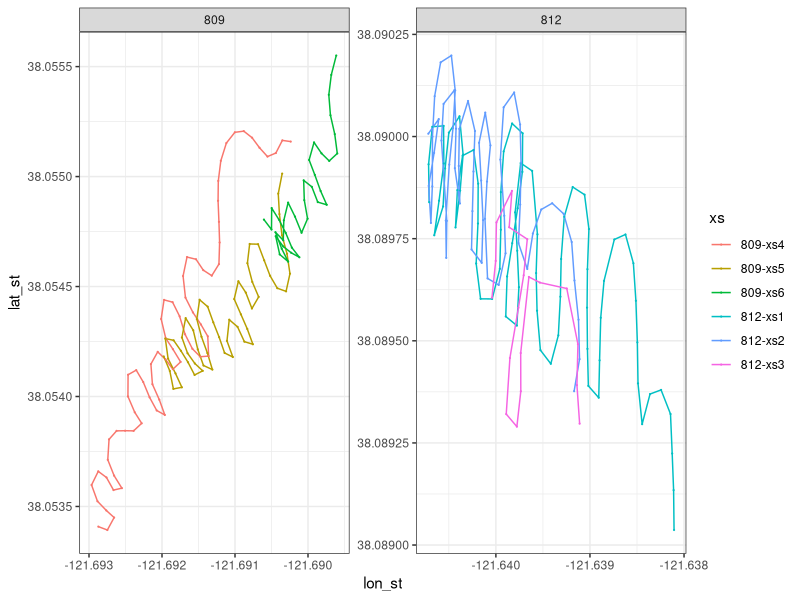
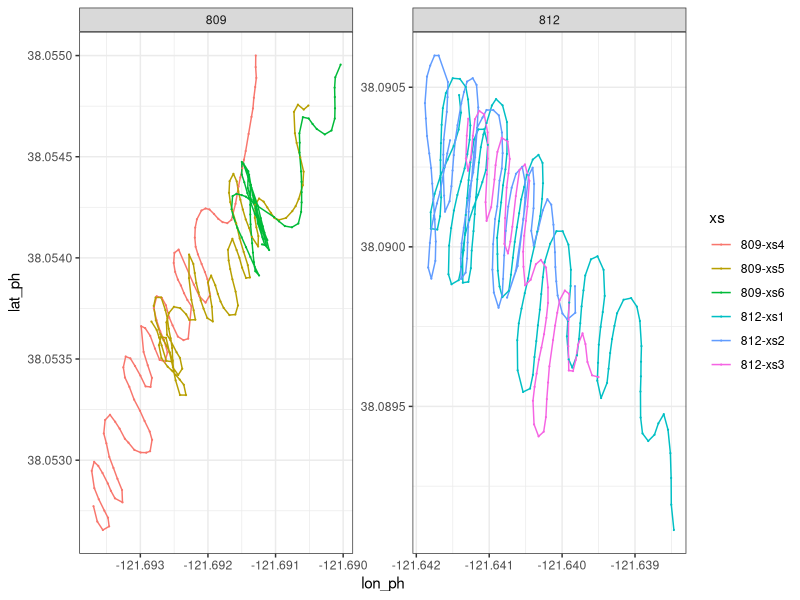
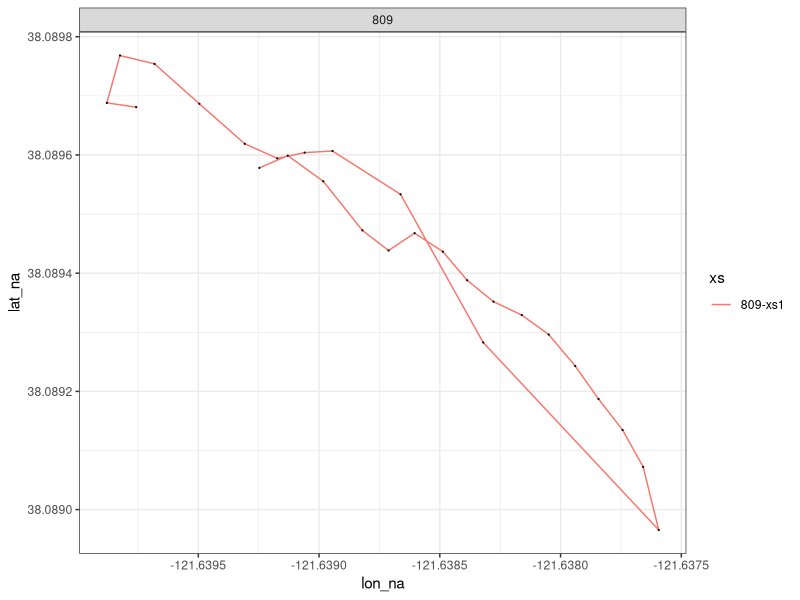
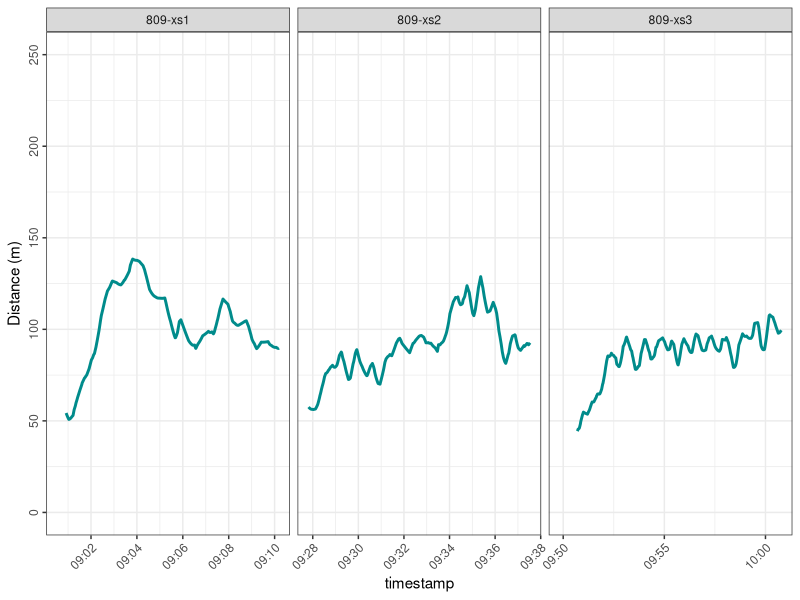
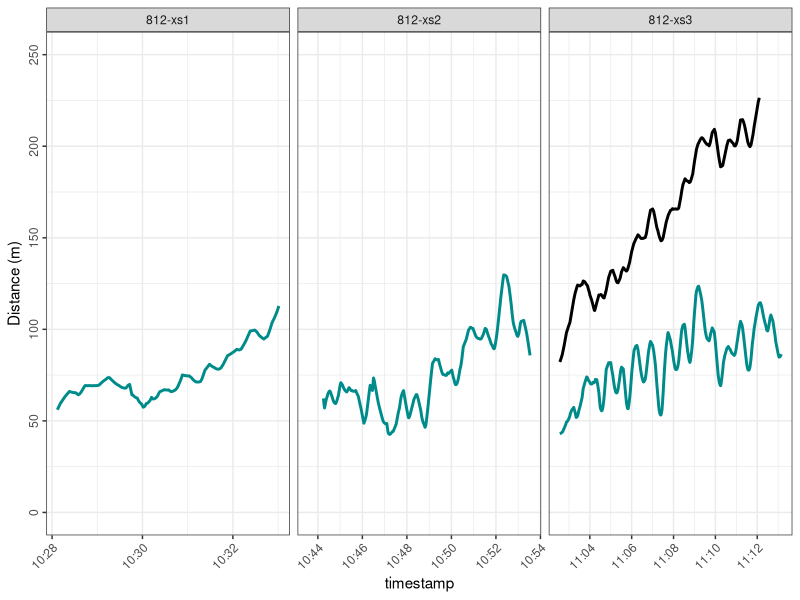
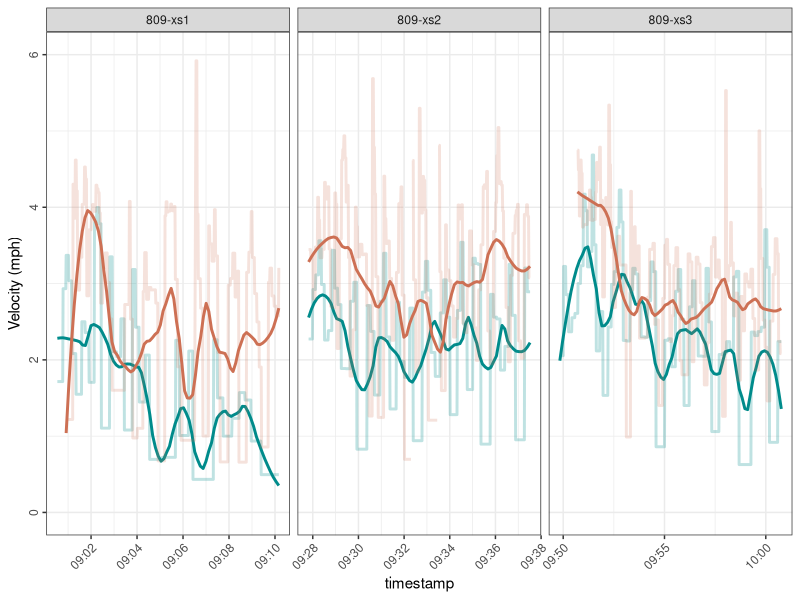
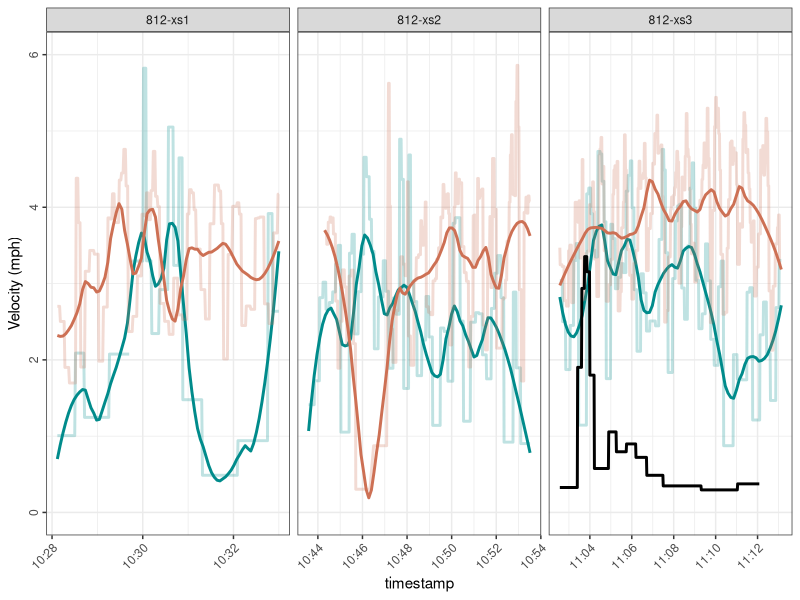
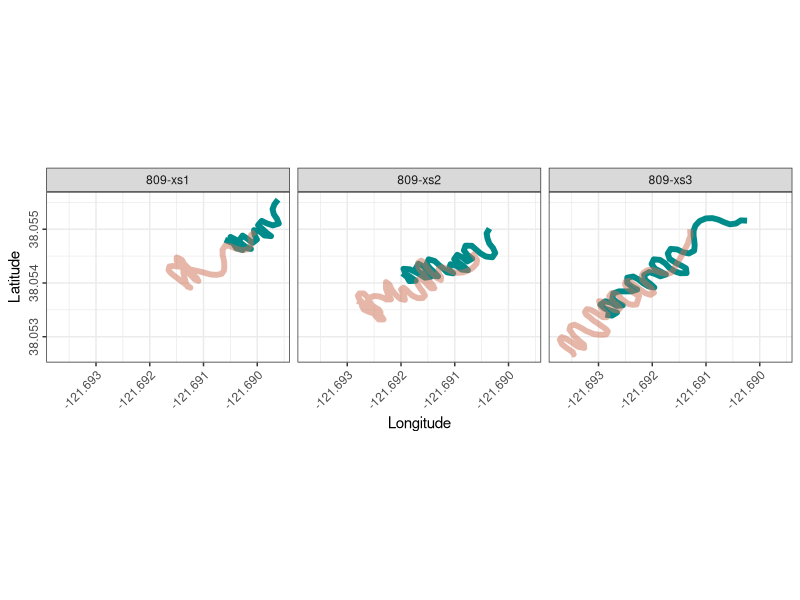

These charts were generated, in order, by the following R code:
library(tidyverse)
library(geosphere)
library(lubridate)
library(zoo)

# Import and compile GPS track data ---------------------------------------

## Stryker ----
stryker_startstop <- data.frame(boat = rep("stryker",6), 
                        site = c(rep("812", 3), rep("809", 3)),
                        start = c(7, 83, 145, 168, 238, 297), 
                        end = c(79, 141, 164, 234, 293, 334))

stryker = data.frame()
stryker_raw = data.frame()

for(xs in 1:nrow(stryker_startstop)){
  print(xs)
  
  temp <- read.csv("data/Survey01_20250108/RouteHistoryFullBkup_DWRBoat_Jan8.csv", 
                   skip = stryker_startstop[xs, "start"] - 1, nrow = stryker_startstop[xs, "end"] - stryker_startstop[xs, "start"], header = F)
  
  colnames(temp) = c("Junk", "lat", "lon", "datetime", "speed")
  
  temp$timestamp <- as.POSIXct(temp$datetime, format = "%Y-%m-%dT%H:%M:%SZ", tz = "America/Los_Angeles")

  # Convert the timestamp to a POSIXct object
  temp$timestamp <- ymd_hms(temp$timestamp, tz = "UTC")
  
  # Convert it to Pacific Time (PT)
  temp$timestamp <- with_tz(temp$timestamp, tzone = "America/Los_Angeles")
  
  
  complete_timestamps <- seq(min(temp$timestamp), max(temp$timestamp), by = "1 sec")
  
  merged_data <- data.frame(timestamp = complete_timestamps) %>%
    left_join(temp, by = "timestamp")
  
  interpolated_data <- merged_data %>%
    mutate(lat = na.approx(lat, rule = 2),
           lon = na.approx(lon, rule = 2))
  
  interpolated_data$xs <- paste0(stryker_startstop[xs, "site"], "-xs", xs)
  temp$xs <- paste0(stryker_startstop[xs, "site"], "-xs", xs)
  
  interpolated_data$site <- stryker_startstop[xs, "site"]
  temp$site = stryker_startstop[xs, "site"]
  
  stryker <- rbind(stryker, interpolated_data[, c("site", "xs", "timestamp", "lat", "lon")])
  stryker_raw <- rbind(stryker_raw, temp)
  
  rm(temp, interpolated_data, merged_data)
}

stryker$boat = "Stryker"
colnames(stryker) <- c("site", "xs", "timestamp", "lat_st", "lon_st", "boat")

## Phantom ----
phantom_startstop <- data.frame(boat = rep("phantom", 6), 
                        site = c(rep("812", 3), rep("809", 3)),
                        start = c(7, 177, 292, 371, 486, 612), 
                        end = c(173, 288, 367, 482, 608, 697))

phantom = data.frame()
phantom_raw = data.frame()

for(xs in 1:nrow(phantom_startstop)){
  print(xs)
  
  temp <- read.csv("data/Survey01_20250108/20250108_RouteHistory_CFS.csv", 
                   skip = phantom_startstop[xs, "start"] - 1, nrow = phantom_startstop[xs, "end"] - phantom_startstop[xs, "start"], header = F)
  
  colnames(temp) = c("Junk", "lat", "lon", "datetime", "speed")
  
  temp$timestamp <- as.POSIXct(temp$datetime, format = "%Y-%m-%dT%H:%M:%SZ", tz = "America/Los_Angeles")
  # Convert the timestamp to a POSIXct object
  temp$timestamp <- ymd_hms(temp$timestamp, tz = "UTC")
  
  # Convert it to Pacific Time (PT)
  temp$timestamp <- with_tz(temp$timestamp, tzone = "America/Los_Angeles")
  complete_timestamps <- seq(min(temp$timestamp), max(temp$timestamp), by = "1 sec")
  
  merged_data <- data.frame(timestamp = complete_timestamps) %>%
    left_join(temp, by = "timestamp")
  
  interpolated_data <- merged_data %>%
    mutate(lat = na.approx(lat, rule = 2),
      lon = na.approx(lon, rule = 2))
  
  interpolated_data$xs <- paste0(phantom_startstop[xs, "site"], "-xs", xs)
  temp$xs <- paste0(phantom_startstop[xs, "site"], "-xs", xs)
  
  interpolated_data$site <- phantom_startstop[xs, "site"]
  temp$site = phantom_startstop[xs, "site"]
  
  phantom <- rbind(phantom, interpolated_data[, c("site", "xs", "timestamp", "lat", "lon")])
  phantom_raw <- rbind(phantom_raw, temp)
  
  rm(temp, interpolated_data, merged_data)
}

phantom$boat = "Phantom"
colnames(phantom) <- c("site", "xs", "timestamp", "lat_ph", "lon_ph", "boat")

## Scrutiny ---- now 
scrutiny_startstop <- data.frame(boat = rep("scrutiny", 1), 
                                site = c(rep("809", 1)),
                                start = c(7), 
                                end = c(34))

scrutiny = data.frame()
scrutiny_raw = data.frame()

for(xs in 1:nrow(scrutiny_startstop)){
  print(xs)
  
  temp <- read.csv("data/Survey01_20250108/RouteHistoryFullBkup_CDFW Jan8.csv", 
                   skip = scrutiny_startstop[xs, "start"] - 1, nrow = scrutiny_startstop[xs, "end"] - scrutiny_startstop[xs, "start"], header = F)
  
  colnames(temp) = c("Junk", "lat", "lon", "datetime", "speed")
  
  temp$timestamp <- as.POSIXct(temp$datetime, format = "%Y-%m-%dT%H:%M:%SZ", tz = "America/Los_Angeles")
  
   # Convert the timestamp to a POSIXct object
  temp$timestamp <- ymd_hms(temp$timestamp, tz = "UTC")
  
  # Convert it to Pacific Time (PT)
  temp$timestamp <- with_tz(temp$timestamp, tzone = "America/Los_Angeles")
  
  complete_timestamps <- seq(min(temp$timestamp), max(temp$timestamp), by = "1 sec")
  
  merged_data <- data.frame(timestamp = complete_timestamps) %>%
    left_join(temp, by = "timestamp")
  
  interpolated_data <- merged_data %>%
    mutate(lat = na.approx(lat, rule = 2),
           lon = na.approx(lon, rule = 2))
  
  interpolated_data$xs <- paste0(scrutiny_startstop[xs, "site"], "-xs", xs)
  temp$xs <- paste0(scrutiny_startstop[xs, "site"], "-xs", xs)
  
  interpolated_data$site <- scrutiny_startstop[xs, "site"]
  temp$site = scrutiny_startstop[xs, "site"]
  
  scrutiny <- rbind(scrutiny, interpolated_data[, c("site", "xs", "timestamp", "lat", "lon")])
  scrutiny_raw <- rbind(scrutiny_raw, temp)
  
  rm(temp, interpolated_data, merged_data)
}

scrutiny$boat = "Scrutiny"
colnames(scrutiny) <- c("site", "xs", "timestamp", "lat_na", "lon_na", "boat")

## Merge vessel tracks ----

vessels <- merge(merge(stryker, 
                       phantom[, c("timestamp", "lat_ph", "lon_ph")], by = "timestamp", all.x = T),
                 scrutiny[, c("timestamp", "lat_na", "lon_na")], by = "timestamp", all.x = T) 

xs_lookup <- data.frame(xs = c("809-xs6", "809-xs5", "809-xs4", "812-xs3", "812-xs2", "812-xs1"),
                              xs_cor = c("809-xs1", "809-xs2", "809-xs3", "812-xs1", "812-xs2", "812-xs3"))

vessels <- merge(vessels, xs_lookup, by = "xs", all.x = T)

# Visualize tracks --------------------------------------------------------

ggplot(stryker, aes(x = lon_st, y = lat_st, color = xs)) + 
  geom_path() + theme_bw() + 
  geom_point(data = stryker_raw, aes(x = lon, y = lat), size = .1) +
  facet_wrap(site ~ ., scales = "free")

ggplot(phantom, aes(x = lon_ph, y = lat_ph, color = xs)) + 
  geom_path() + theme_bw() + 
  geom_point(data = phantom_raw, aes(x = lon, y = lat), size = .1) +
  facet_wrap(site ~ ., scales = "free")

ggplot(scrutiny, aes(x = lon_na, y = lat_na, color = xs)) + 
  geom_path() + theme_bw() + 
  geom_point(data = scrutiny_raw, aes(x = lon, y = lat), color = "black", size = .1) +
  facet_wrap(site ~ ., scales = "free")

# Calculate vessel spacing ------------------------------------------------

vessels$stryker2phantom <- NA
vessels$scrutiny2phantom <- NA
vessels$stryker_velocity <- NA
vessels$phantom_velocity <- NA
vessels$scrutiny_velocity <- NA

for(i in 1:nrow(vessels)){
  print(i)
 
  # if(complete.cases(vessels[,c("lon_st", "lat_st", "lon_ph","lat_ph")])[i]){
    try(vessels[i,"stryker2phantom"] <- distm(c(vessels[i,"lon_st"], vessels[i,"lat_st"]), 
                                                  c(vessels[i,"lon_ph"], vessels[i,"lat_ph"]), 
                                                  fun = distHaversine))
  # }
  
  # if(complete.cases(vessels[,c("lon_na", "lat_na", "lon_ph","lat_ph")])[i]){
    try(vessels[i,"scrutiny2phantom"] <- distm(c(vessels[i,"lon_na"], vessels[i,"lat_na"]), 
                                          c(vessels[i,"lon_ph"], vessels[i,"lat_ph"]), 
                                          fun = distHaversine))
  # }
  
  # if(complete.cases(vessels[,c("lon_na", "lat_na", "lon_st","lat_st")])[i]){
    try(vessels[i,"stryker2scrutiny"] <- distm(c(vessels[i,"lon_na"], vessels[i,"lat_na"]), 
                                           c(vessels[i,"lon_st"], vessels[i,"lat_st"]), 
                                           fun = distHaversine))
  # }
  
  try(vessels[i,"stryker_velocity"] <- distm(c(vessels[i,"lon_st"], vessels[i,"lat_st"]), 
                                         c(vessels[i + 1,"lon_st"], vessels[i + 1,"lat_st"]), 
                                         fun = distHaversine) * 2.23693629)
  
  try(vessels[i,"phantom_velocity"] <- distm(c(vessels[i,"lon_ph"], vessels[i,"lat_ph"]), 
                                             c(vessels[i + 1,"lon_ph"], vessels[i + 1,"lat_ph"]), 
                                             fun = distHaversine) * 2.23693629)
  
  try(vessels[i,"scrutiny_velocity"] <- distm(c(vessels[i,"lon_na"], vessels[i,"lat_na"]), 
                                             c(vessels[i + 1,"lon_na"], vessels[i + 1,"lat_na"]), 
                                             fun = distHaversine) * 2.23693629)
      
  
}


# Plot vessel tracks, velocity, and spacing -------------------------------

(v_spacing_809 <- ggplot(vessels[vessels$xs_cor %in% c("809-xs1","809-xs2","809-xs3"),], 
       aes(x = timestamp, y = stryker2phantom)) + 
    geom_line(color = "cyan4", linewidth = 1) +
    geom_line(aes(y = scrutiny2phantom), linewidth = 1) +
  # geom_line(aes(y = stryker2scrutiny), color = "blue",linewidth = 1) + 
    theme_bw() + labs(y = "Distance (m)") + 
    theme(axis.text.x = element_text(angle = 45, hjust = 1),
          axis.text.y = element_text(angle = 90, hjust = .5)) +
    ylim(0,250) +
  facet_grid(. ~ xs_cor, scales = "free"))

(v_spacing_812 <- ggplot(vessels[vessels$xs_cor %in% c("812-xs1","812-xs2","812-xs3"),], 
                         aes(x = timestamp, y = stryker2phantom)) + 
    geom_line(color = "cyan4", linewidth = 1) +
    geom_line(aes(y = scrutiny2phantom), linewidth = 1) + 
    theme_bw() + labs(y = "Distance (m)") + 
    theme(axis.text.x = element_text(angle = 45, hjust = 1),
          axis.text.y = element_text(angle = 90, hjust = .5)) +
    ylim(0,250) +
    facet_grid(. ~ xs_cor, scales = "free"))

(v_velocity_809 <- ggplot(data = vessels[vessels$xs_cor %in% c("809-xs1","809-xs2","809-xs3") &
                               vessels$stryker_velocity < 10 & is.na(vessels$stryker_velocity) == F,],
                          aes(x = timestamp, y = stryker_velocity)) + 
    geom_line(color = "cyan4", linewidth = 1, alpha = .25) +
    geom_line(color = "cyan4", linewidth = 1, stat = "smooth", span = .25) +
    geom_line(data = vessels[vessels$xs_cor %in% c("809-xs1","809-xs2","809-xs3") &
                               vessels$phantom_velocity < 10 & is.na(vessels$phantom_velocity) == F, ],
              aes(y = phantom_velocity), color = "salmon3", linewidth = 1, alpha = .2) +
    geom_line(data = vessels[vessels$xs_cor %in% c("809-xs1","809-xs2","809-xs3") &
                               vessels$phantom_velocity < 10 & is.na(vessels$phantom_velocity) == F, ],
              aes(y = phantom_velocity), color = "salmon3", linewidth = 1, stat = "smooth", span = .25) +
    geom_line(data = vessels[vessels$xs_cor %in% c("809-xs1","809-xs2","809-xs3") &
                               vessels$scrutiny_velocity < 10 & is.na(vessels$scrutiny_velocity) == F, ],
              aes(y = scrutiny_velocity), linewidth = 1, alpha = .25) +
    theme_bw() + labs(y = "Velocity (mph)") + 
    theme(axis.text.x = element_text(angle = 45, hjust = 1),
          axis.text.y = element_text(angle = 90, hjust = .5)) +
    ylim(0, 6) +
    facet_grid(. ~ xs_cor, scales = "free"))

(v_velocity_812 <- ggplot(data = vessels[vessels$xs_cor %in% c("812-xs1","812-xs2","812-xs3") &
                                           vessels$stryker_velocity < 10 & is.na(vessels$stryker_velocity) == F,], 
                         aes(x = timestamp, y = stryker_velocity)) + 
    geom_line(color = "cyan4", linewidth = 1, alpha = .25) +
    geom_line(color = "cyan4", linewidth = 1, stat = "smooth", span = .25) +
    geom_line(data = vessels[vessels$xs_cor %in% c("812-xs1","812-xs2","812-xs3") &
                               vessels$phantom_velocity < 10 & is.na(vessels$phantom_velocity) == F, ],
              aes(y = phantom_velocity), color = "salmon3", linewidth = 1, alpha = .25) +
    geom_line(data = vessels[vessels$xs_cor %in% c("812-xs1","812-xs2","812-xs3") &
                               vessels$phantom_velocity < 10 & is.na(vessels$phantom_velocity) == F, ],
              aes(y = phantom_velocity), color = "salmon3", linewidth = 1, stat = "smooth", span = .25) +
    geom_line(data = vessels[vessels$xs_cor %in% c("812-xs1","812-xs2","812-xs3") &
                        vessels$scrutiny_velocity < 10 & is.na(vessels$scrutiny_velocity) == F, ],
              aes(y = scrutiny_velocity), linewidth = 1) +
    theme_bw() + labs(y = "Velocity (mph)") + 
    theme(axis.text.x = element_text(angle = 45, hjust = 1),
          axis.text.y = element_text(angle = 90, hjust = .5)) +
    ylim(0, 6) +
    facet_grid(. ~ xs_cor, scales = "free"))


(v_tracks_809 <- ggplot(vessels[vessels$xs_cor %in% c("809-xs1","809-xs2","809-xs3"),], 
                     aes(x = lon_st, y = lat_st)) + 
    geom_path(color = "cyan4", linewidth = 2) +
    geom_path(aes(x = lon_ph, y = lat_ph), color = "salmon3", alpha = .5, linewidth = 2) + 
    geom_path(aes(x = lon_na, y = lat_na), linewidth = 2) + 
    theme_bw() + labs(y = "Latitude", x = "Longitude") + coord_fixed() +
    theme(axis.text.x = element_text(angle = 45, hjust = 1),
          axis.text.y = element_text(angle = 90, hjust = .5)) +
    facet_grid(. ~ xs_cor))

(v_tracks_812 <- ggplot(vessels[vessels$xs_cor %in% c("812-xs1","812-xs2","812-xs3"),], 
                        aes(x = lon_st, y = lat_st)) + 
    geom_path(color = "cyan4", linewidth = 2) +
    geom_path(aes(x = lon_ph, y = lat_ph), color = "salmon3", alpha = .5, linewidth = 2) + 
    geom_path(aes(x = lon_na, y = lat_na), linewidth = 2) + 
    theme_bw() + labs(y = "Latitude", x = "Longitude") +  coord_fixed() +
    theme(axis.text.x = element_text(angle = 45, hjust = 1),
          axis.text.y = element_text(angle = 90, hjust = .5)) +
    facet_grid(. ~ xs_cor))


png("output/eDNA_vessel_spacing_20250108_%02d.png",
    height = 7, width = 10, units = "in", res = 1000, family = "serif")

cowplot::plot_grid(v_tracks_809, v_tracks_812,
                   v_spacing_809, v_spacing_812, 
                   align = "v")

dev.off()

png("output/eDNA_vessel_velocity_20250108_%02d.png",
    height = 10, width = 10, units = "in", res = 1000, family = "serif")

cowplot::plot_grid(v_tracks_809, v_tracks_812,
                   v_velocity_809, v_velocity_812, 
                   v_spacing_809, v_spacing_812, 
                   align = "v", nrow = 3)

dev.off()
